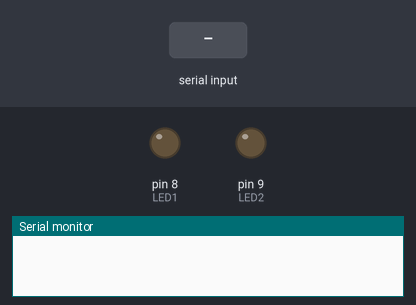
Recording of a sketch running on a simulated Arduino Uno, built with avr-gcc and run on an emulated ATmega328P. Parts: output pins drawn as LEDs (lit = HIGH), the last lines printed to the serial monitor. The inputs (shaded band) are chosen by the test bench.

Above: at 1.2 s.
1.3 s: "a" received over Serial
At 1.7 s:
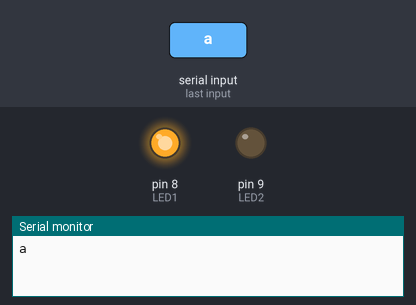
2.8 s: "b" received over Serial
At 4.0 s:
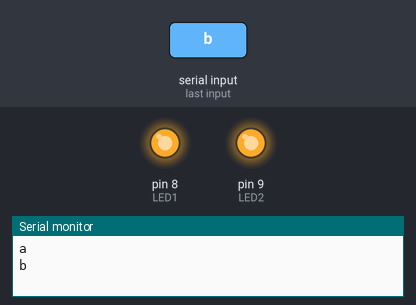
4.3 s: "c" received over Serial
At 5.2 s:
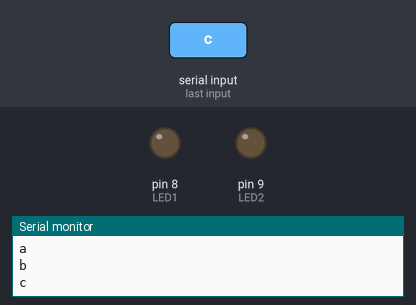
5.8 s: "b" received over Serial
At 6.4 s:
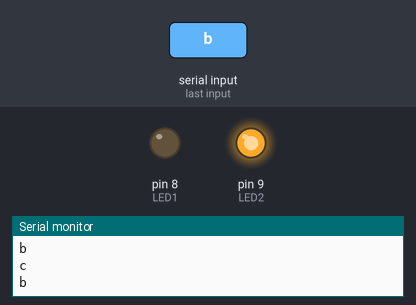
Timing chart, 0 to 8.3 s (numbered marks = the images above; inputs shaded):
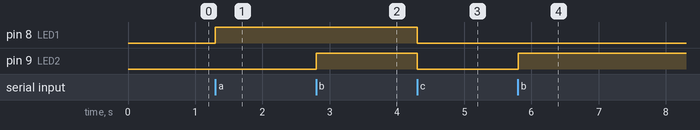

The sketch:

Github1_Slave1_3.ino
```cpp
//Serial monitor set to NL & CR and 38400
#include <SoftwareSerial.h>

#define BT_NAME   "BT_Slave"

const int LED1 = 8; //pin 8
const int LED2 =9;

//Using RX0 and TX1 of Slave arduino
//SoftwareSerial mySerial(2, 3); // RX, TX leave out and connect to RX0 and TX0 ports

void setup()
{
  Serial.begin(38400);

  /*mySerial.begin(38400);
  Serial.println("Arduino receiver");

  mySerial.print("AT\r\n");
  delay(200);
  mySerial.print("AT+RMAAD\r\n");
  delay(200);
  mySerial.print("AT+ADDR?\r\n");
  delay(200);

  mySerial.print("AT+NAME="+String(BT_NAME)+"\r\n");
  delay(200);
  mySerial.print("AT+PSWD=\"1234\"\r\n");
  delay(200);
  mySerial.print("AT+ROLE?\r\n");
  delay(200);
  mySerial.print("AT+UART=38400,0,0\r\n");
  delay(500);*/

  pinMode(LED1, OUTPUT);
  pinMode(LED2, OUTPUT);
}

void loop()
{
  //below is the code to receive messages from the master
  /*if (mySerial.available())
    Serial.write(mySerial.read());*/
    //the below code tried and failed to control LED 8
    /*if (mySerial.read()==0)
      digitalWrite(LED, HIGH);
      delay(500);
      digitalWrite(LED, LOW);
      delay(500);*/


    //below is the code to send messages to the master. Not necessary for this project
  /*if (Serial.available())
    mySerial.write(Serial.read());*/

    if(Serial.available()>0)//if serial is present
      {
        char data=Serial.read();//read the data from master
        switch(data) // a=1, b=2, c=clear
        {
          case 'a':digitalWrite(8,HIGH); break; //turn on LED for s1
          case 'b':digitalWrite(9, HIGH); break; //turn on LED for s2
          case 'c':(digitalWrite(8,LOW)); (digitalWrite(9,LOW)); break; // and digitalWrite(9,LOW)); break; //turn off LEDs need one for each
          default : break;

        }
        Serial.println(data); //print what is received
      }
      delay(50);//wait before moving
}
```

Measured:
- after the input at 1.3 s, pin 8 (LED1): LOW → HIGH at once
- after the input at 2.8 s, pin 9 (LED2): LOW → HIGH at once
- after the input at 4.3 s, pin 8 (LED1), pin 9 (LED2): HIGH → LOW at once
- after the input at 5.8 s, pin 9 (LED2): LOW → HIGH at once
